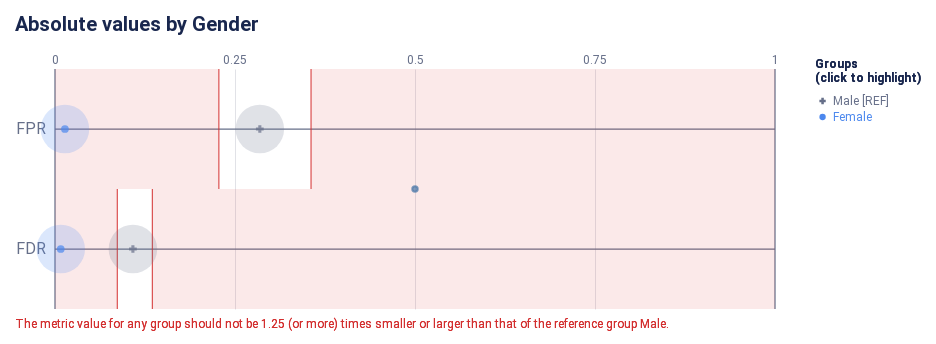

This figure's notebook cell:
### Markdown cell above
#### Check how the fairness threshold maps to the absolute values of each metric

### Code cell
ap.absolute(bdf, metrics, 'Gender', fairness_threshold = disparity_tolerance)

### Figure 1 — Vega-Lite specification as saved in the notebook (floating-point values rounded to 4 significant figures)
{"config": {"view": {"continuousWidth": 300, "continuousHeight": 300, "strokeWidth": 0}, "axisLeft": {"labelColor": "rgb(102, 111, 137)", "labelFont": "Roboto, Arial, sans-serif", "labelFontSize": 16}, "title": {"anchor": "start", "color": "rgb(25, 39, 78)", "font": "Roboto, Arial, sans-serif", "fontSize": 20, "fontWeight": "bold"}}, "layer": [{"data": {"name": "data-22e37ecfbb523156dad3ffdb726c704c"}, "mark": {"type": "rule", "stroke": "rgb(102, 111, 137)", "strokeWidth": 1.25, "tooltip": null}, "encoding": {"x": {"field": "start", "scale": {"domain": [0, 1], "range": [40.0, 760.0]}, "type": "quantitative"}, "x2": {"field": "end"}, "y": {"axis": {"domain": false, "labelAngle": 0, "labelPadding": -30, "orient": "left", "ticks": false, "title": null}, "field": "y_position", "scale": {"domain": ["FPR", "FDR"], "range": [30.0, 270.0]}, "type": "nominal"}}}, {"data": {"name": "data-6cfe259518f6c7b358d8f836a73e6b7f"}, "mark": {"type": "rule", "stroke": "rgb(102, 111, 137)", "strokeWidth": 1.25, "tooltip": null}, "encoding": {"x": {"field": "x_position", "scale": {"domain": [0, 1], "range": [40.0, 760.0]}, "type": "quantitative"}, "y": {"value": 30.0}, "y2": {"value": 270.0}}}, {"data": {"name": "data-60ed1133fa688d151d36705a369482e0"}, "mark": {"type": "text", "align": "center", "color": "rgb(102, 111, 137)", "font": "Roboto, Arial, sans-serif", "fontSize": 12, "fontWeight": "normal", "tooltip": null}, "encoding": {"text": {"field": "value", "type": "nominal"}, "x": {"field": "value", "scale": {"domain": [0, 1], "range": [40.0, 760.0]}, "type": "quantitative"}, "y": {"value": 21.0}}}, {"layer": [{"mark": {"type": "rect", "opacity": 0.8, "stroke": "rgb(211, 47, 47)", "strokeWidth": 1.25, "tooltip": null}, "encoding": {"x": {"field": "lower_threshold_value", "scale": {"domain": [0, 1], "range": [40.0, 760.0]}, "type": "quantitative"}, "x2": {"field": "lower_threshold_value"}, "y": {"axis": {"domain": false, "grid": false, "labels": false, "ticks": false, "title": null}, "field": "metric", "scale": {"domain": ["FPR", "FDR"], "range": [30.0, 270.0]}, "type": "nominal"}}}, {"mark": {"type": "rect", "opacity": 0.8, "stroke": "rgb(211, 47, 47)", "strokeWidth": 1.25, "tooltip": null}, "encoding": {"x": {"field": "upper_threshold_value", "scale": {"domain": [0, 1], "range": [40.0, 760.0]}, "type": "quantitative"}, "x2": {"field": "upper_threshold_value"}, "y": {"axis": {"domain": false, "grid": false, "labels": false, "ticks": false, "title": null}, "field": "metric", "scale": {"domain": ["FPR", "FDR"], "range": [30.0, 270.0]}, "type": "nominal"}}}, {"layer": [{"mark": {"type": "rect", "fill": "rgb(211, 47, 47)", "opacity": 0.1, "tooltip": null}, "encoding": {"x": {"field": "lower_threshold_value", "scale": {"domain": [0, 1], "range": [40.0, 760.0]}, "type": "quantitative"}, "x2": {"field": "lower_end"}, "y": {"axis": {"domain": false, "grid": false, "labels": false, "ticks": false, "title": null}, "field": "metric", "scale": {"domain": ["FPR", "FDR"], "range": [30.0, 270.0]}, "type": "nominal"}}}, {"mark": {"type": "rect", "fill": "rgb(211, 47, 47)", "opacity": 0.1, "tooltip": null}, "encoding": {"x": {"field": "upper_threshold_value", "scale": {"domain": [0, 1], "range": [40.0, 760.0]}, "type": "quantitative"}, "x2": {"field": "upper_end"}, "y": {"axis": {"domain": false, "grid": false, "labels": false, "ticks": false, "title": null}, "field": "metric", "scale": {"domain": ["FPR", "FDR"], "range": [30.0, 270.0]}, "type": "nominal"}}}]}, {"layer": [{"mark": {"type": "text", "align": "left", "baseline": "top", "fill": "rgb(211, 47, 47)", "font": "Roboto, Arial, sans-serif", "fontSize": 12, "fontWeight": "normal", "tooltip": null}, "encoding": {"text": {"value": "The metric value for any group should not be 1.25 (or more) times smaller or larger than that of the reference group Male."}, "x": {"value": 0}, "y": {"value": 280.0}}}], "data": {"name": "data-79dd248bdaa0ea02c535240e8ad022c8"}}], "data": {"name": "data-d676f11b504d44cfdee3db83e61636a5"}}, {"layer": [{"data": {"name": "empty"}, "mark": {"type": "circle"}}, {"data": {"name": "data-75a363cbe5dadd1f6c5af88e8d876fce"}, "mark": {"type": "circle", "cursor": "pointer", "opacity": 0.2}, "encoding": {"color": {"condition": {"param": "param_7", "empty": true, "field": "attribute_value", "legend": null, "scale": {"domain": ["Male", "Female"], "range": ["rgb(102, 111, 137)", "rgb(76, 136, 238)", "rgb(254, 97, 0)", "rgb(220, 38, 127)", "rgb(255, 176, 0)", "rgb(150, 95, 230)"]}, "type": "nominal"}, "value": "rgb(225, 226, 231)"}, "size": {"field": "group_size", "legend": null, "scale": {"domain": [0, 472.8], "range": [0, 2827.0]}, "type": "quantitative"}, "tooltip": [{"field": "attribute_value", "title": "Group", "type": "nominal"}, {"field": "tooltip_group_size", "title": "Group Size", "type": "nominal"}, {"field": "tooltip_disparity_explanation_fpr", "title": "Disparity", "type": "nominal"}, {"field": "fpr", "format": ".2f", "title": "FPR", "type": "quantitative"}], "x": {"axis": {"domain": false, "gridColor": "rgb(225, 226, 231)", "labels": false, "ticks": false, "title": null, "values": [0.25, 0.5, 0.75]}, "field": "fpr", "scale": {"domain": [0, 1], "range": [40.0, 760.0]}, "type": "quantitative"}, "y": {"axis": {"domain": false, "grid": false, "labels": false, "ticks": false, "title": null}, "field": "metric_variable", "scale": {"domain": ["FPR", "FDR"], "range": [30.0, 270.0]}, "type": "nominal"}}, "name": "view_8", "transform": [{"calculate": "'FPR'", "as": "metric_variable"}]}, {"data": {"name": "data-75a363cbe5dadd1f6c5af88e8d876fce"}, "mark": {"type": "circle", "cursor": "pointer", "opacity": 0.2}, "encoding": {"color": {"condition": {"param": "param_7", "empty": true, "field": "attribute_value", "legend": null, "scale": {"domain": ["Male", "Female"], "range": ["rgb(102, 111, 137)", "rgb(76, 136, 238)", "rgb(254, 97, 0)", "rgb(220, 38, 127)", "rgb(255, 176, 0)", "rgb(150, 95, 230)"]}, "type": "nominal"}, "value": "rgb(225, 226, 231)"}, "size": {"field": "group_size", "legend": null, "scale": {"domain": [0, 472.8], "range": [0, 2827.0]}, "type": "quantitative"}, "tooltip": [{"field": "attribute_value", "title": "Group", "type": "nominal"}, {"field": "tooltip_group_size", "title": "Group Size", "type": "nominal"}, {"field": "tooltip_disparity_explanation_fdr", "title": "Disparity", "type": "nominal"}, {"field": "fdr", "format": ".2f", "title": "FDR", "type": "quantitative"}], "x": {"axis": {"domain": false, "gridColor": "rgb(225, 226, 231)", "labels": false, "ticks": false, "title": null, "values": [0.25, 0.5, 0.75]}, "field": "fdr", "scale": {"domain": [0, 1], "range": [40.0, 760.0]}, "type": "quantitative"}, "y": {"axis": {"domain": false, "grid": false, "labels": false, "ticks": false, "title": null}, "field": "metric_variable", "scale": {"domain": ["FPR", "FDR"], "range": [30.0, 270.0]}, "type": "nominal"}}, "name": "view_10", "transform": [{"calculate": "'FDR'", "as": "metric_variable"}]}, {"layer": [{"data": {"name": "empty"}, "mark": {"type": "point"}}, {"data": {"name": "data-75a363cbe5dadd1f6c5af88e8d876fce"}, "mark": {"type": "point", "cursor": "pointer", "filled": true, "size": 60}, "encoding": {"color": {"condition": {"param": "param_7", "empty": true, "field": "attribute_value", "legend": null, "scale": {"domain": ["Male", "Female"], "range": ["rgb(102, 111, 137)", "rgb(76, 136, 238)", "rgb(254, 97, 0)", "rgb(220, 38, 127)", "rgb(255, 176, 0)", "rgb(150, 95, 230)"]}, "type": "nominal"}, "value": "rgb(225, 226, 231)"}, "shape": {"field": "attribute_value", "legend": null, "scale": {"domain": ["Male", "Female"], "range": ["cross", "circle"]}, "type": "nominal"}, "tooltip": [{"field": "attribute_value", "title": "Group", "type": "nominal"}, {"field": "tooltip_group_size", "title": "Group Size", "type": "nominal"}, {"field": "tooltip_disparity_explanation_fpr", "title": "Disparity", "type": "nominal"}, {"field": "fpr", "format": ".2f", "title": "FPR", "type": "quantitative"}], "x": {"axis": {"domain": false, "gridColor": "rgb(225, 226, 231)", "labels": false, "ticks": false, "title": null, "values": [0.25, 0.5, 0.75]}, "field": "fpr", "scale": {"domain": [0, 1], "range": [40.0, 760.0]}, "type": "quantitative"}, "y": {"axis": {"domain": false, "grid": false, "labels": false, "ticks": false, "title": null}, "field": "metric_variable", "scale": {"domain": ["FPR", "FDR"], "range": [30.0, 270.0]}, "type": "nominal"}}, "name": "view_7", "transform": [{"calculate": "'FPR'", "as": "metric_variable"}]}, {"data": {"name": "data-75a363cbe5dadd1f6c5af88e8d876fce"}, "mark": {"type": "point", "cursor": "pointer", "filled": true, "size": 60}, "encoding": {"color": {"condition": {"param": "param_7", "empty": true, "field": "attribute_value", "legend": null, "scale": {"domain": ["Male", "Female"], "range": ["rgb(102, 111, 137)", "rgb(76, 136, 238)", "rgb(254, 97, 0)", "rgb(220, 38, 127)", "rgb(255, 176, 0)", "rgb(150, 95, 230)"]}, "type": "nominal"}, "value": "rgb(225, 226, 231)"}, "shape": {"field": "attribute_value", "legend": null, "scale": {"domain": ["Male", "Female"], "range": ["cross", "circle"]}, "type": "nominal"}, "tooltip": [{"field": "attribute_value", "title": "Group", "type": "nominal"}, {"field": "tooltip_group_size", "title": "Group Size", "type": "nominal"}, {"field": "tooltip_disparity_explanation_fdr", "title": "Disparity", "type": "nominal"}, {"field": "fdr", "format": ".2f", "title": "FDR", "type": "quantitative"}], "x": {"axis": {"domain": false, "gridColor": "rgb(225, 226, 231)", "labels": false, "ticks": false, "title": null, "values": [0.25, 0.5, 0.75]}, "field": "fdr", "scale": {"domain": [0, 1], "range": [40.0, 760.0]}, "type": "quantitative"}, "y": {"axis": {"domain": false, "grid": false, "labels": false, "ticks": false, "title": null}, "field": "metric_variable", "scale": {"domain": ["FPR", "FDR"], "range": [30.0, 270.0]}, "type": "nominal"}}, "name": "view_9", "transform": [{"calculate": "'FDR'", "as": "metric_variable"}]}]}]}, {"layer": [{"mark": {"type": "point", "cursor": "pointer", "filled": true, "opacity": 1, "size": 40}, "encoding": {"color": {"condition": {"param": "param_7", "empty": true, "field": "attribute_value", "legend": null, "scale": {"domain": ["Male", "Female"], "range": ["rgb(102, 111, 137)", "rgb(76, 136, 238)", "rgb(254, 97, 0)", "rgb(220, 38, 127)", "rgb(255, 176, 0)", "rgb(150, 95, 230)"]}, "type": "nominal"}, "value": "rgb(225, 226, 231)"}, "shape": {"field": "attribute_value", "legend": null, "scale": {"domain": ["Male", "Female"], "range": ["cross", "circle"]}, "type": "nominal"}, "x": {"value": 807.6}, "y": {"axis": {"domain": false, "grid": false, "labels": false, "ticks": false, "title": null}, "field": "attribute_value", "scale": {"domain": ["Male", "Female"], "range": [54, 86]}, "type": "nominal"}}, "name": "view_11"}, {"mark": {"type": "text", "align": "left", "baseline": "middle", "cursor": "pointer", "font": "Roboto, Arial, sans-serif", "fontSize": 12, "fontWeight": "normal"}, "encoding": {"color": {"condition": {"param": "param_7", "empty": true, "field": "attribute_value", "legend": null, "scale": {"domain": ["Male", "Female"], "range": ["rgb(102, 111, 137)", "rgb(76, 136, 238)", "rgb(254, 97, 0)", "rgb(220, 38, 127)", "rgb(255, 176, 0)", "rgb(150, 95, 230)"]}, "type": "nominal"}, "value": "rgb(225, 226, 231)"}, "text": {"field": "label", "type": "nominal"}, "x": {"value": 818.1}, "y": {"axis": {"domain": false, "grid": false, "labels": false, "ticks": false, "title": null}, "field": "attribute_value", "scale": {"domain": ["Male", "Female"], "range": [54, 86]}, "type": "nominal"}}, "name": "view_12"}, {"data": {"name": "data-79dd248bdaa0ea02c535240e8ad022c8"}, "mark": {"type": "text", "align": "left", "baseline": "top", "color": "rgb(25, 39, 78)", "font": "Roboto, Arial, sans-serif", "fontSize": 12, "fontWeight": "bold"}, "encoding": {"text": {"value": "(click to highlight)"}, "x": {"value": 800}, "y": {"value": 34}}}, {"data": {"name": "data-79dd248bdaa0ea02c535240e8ad022c8"}, "mark": {"type": "text", "align": "left", "baseline": "top", "color": "rgb(25, 39, 78)", "font": "Roboto, Arial, sans-serif", "fontSize": 12, "fontWeight": "bold"}, "encoding": {"text": {"value": "Groups"}, "x": {"value": 800}, "y": {"value": 20}}}], "data": {"name": "data-d79b6fcf6fc2d8883b03661337595d04"}}], "height": 300, "padding": {"top": 15, "bottom": 5.0, "left": 15, "right": 15}, "params": [{"name": "param_9", "select": {"type": "point", "fields": ["attribute_value"]}, "views": ["view_8"]}, {"name": "param_11", "select": {"type": "point", "fields": ["attribute_value"]}, "views": ["view_10"]}, {"name": "param_8", "select": {"type": "point", "fields": ["attribute_value"]}, "views": ["view_7"]}, {"name": "param_10", "select": {"type": "point", "fields": ["attribute_value"]}, "views": ["view_9"]}, {"name": "param_7", "select": {"type": "point", "fields": ["attribute_value"]}, "views": ["view_11"]}, {"name": "param_12", "select": {"type": "point", "fields": ["attribute_value"]}, "views": ["view_12"]}], "resolve": {"scale": {"size": "independent", "y": "independent"}}, "title": "Absolute values by Gender", "usermeta": {"embedOptions": {"scaleFactor": 5, "downloadFileName": "absolute_chart"}}, "width": 800, "$schema": "https://vega.github.io/schema/vega-lite/v5.16.3.json", "datasets": {"data-22e37ecfbb523156dad3ffdb726c704c": [{"y_position": "FPR", "start": 0, "end": 1}, {"y_position": "FDR", "start": 0, "end": 1}], "data-6cfe259518f6c7b358d8f836a73e6b7f": [{"x_position": 0}, {"x_position": 1}], "data-60ed1133fa688d151d36705a369482e0": [{"value": 0.0}, {"value": 0.25}, {"value": 0.5}, {"value": 0.75}, {"value": 1.0}], "data-d676f11b504d44cfdee3db83e61636a5": [{"lower_end": 0, "upper_end": 1, "lower_threshold_value": 0.2276, "upper_threshold_value": 0.3556, "metric": "FPR"}, {"lower_end": 0, "upper_end": 1, "lower_threshold_value": 0.08656, "upper_threshold_value": 0.1352, "metric": "FDR"}], "data-79dd248bdaa0ea02c535240e8ad022c8": [{"a": 1, "b": 0}, {"a": 1, "b": 0}], "empty": [{}], "data-75a363cbe5dadd1f6c5af88e8d876fce": [{"attribute_name": "Gender", "attribute_value": "Female", "group_size": 394, "total_entities": 788, "fpr": 0.01379, "fdr": 0.007968, "fpr_disparity": 0.04848, "fdr_disparity": 0.07364, "fpr_disparity_scaled": -19.62, "fdr_disparity_scaled": -12.58, "tooltip_group_size": "394 (50.00%)", "tooltip_disparity_explanation_fpr": "20.62 times smaller FPR than the reference group", "tooltip_disparity_explanation_fdr": "13.58 times smaller FDR than the reference group"}, {"attribute_name": "Gender", "attribute_value": "Male", "group_size": 394, "total_entities": 788, "fpr": 0.2845, "fdr": 0.1082, "fpr_disparity": 1.0, "fdr_disparity": 1.0, "fpr_disparity_scaled": 0.0, "fdr_disparity_scaled": 0.0, "tooltip_group_size": "394 (50.00%)", "tooltip_disparity_explanation_fpr": "Reference group", "tooltip_disparity_explanation_fdr": "Reference group"}], "data-d79b6fcf6fc2d8883b03661337595d04": [{"attribute_value": "Male", "label": "Male [REF]"}, {"attribute_value": "Female", "label": "Female"}]}}
